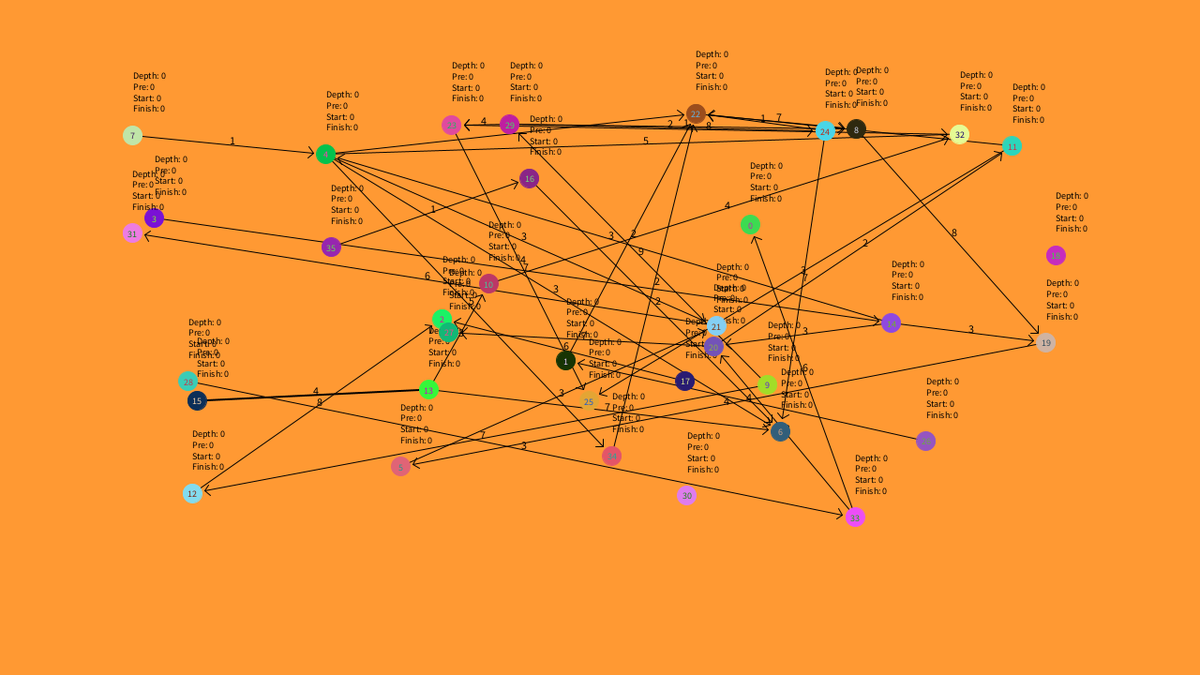
Frame 1 (no input)
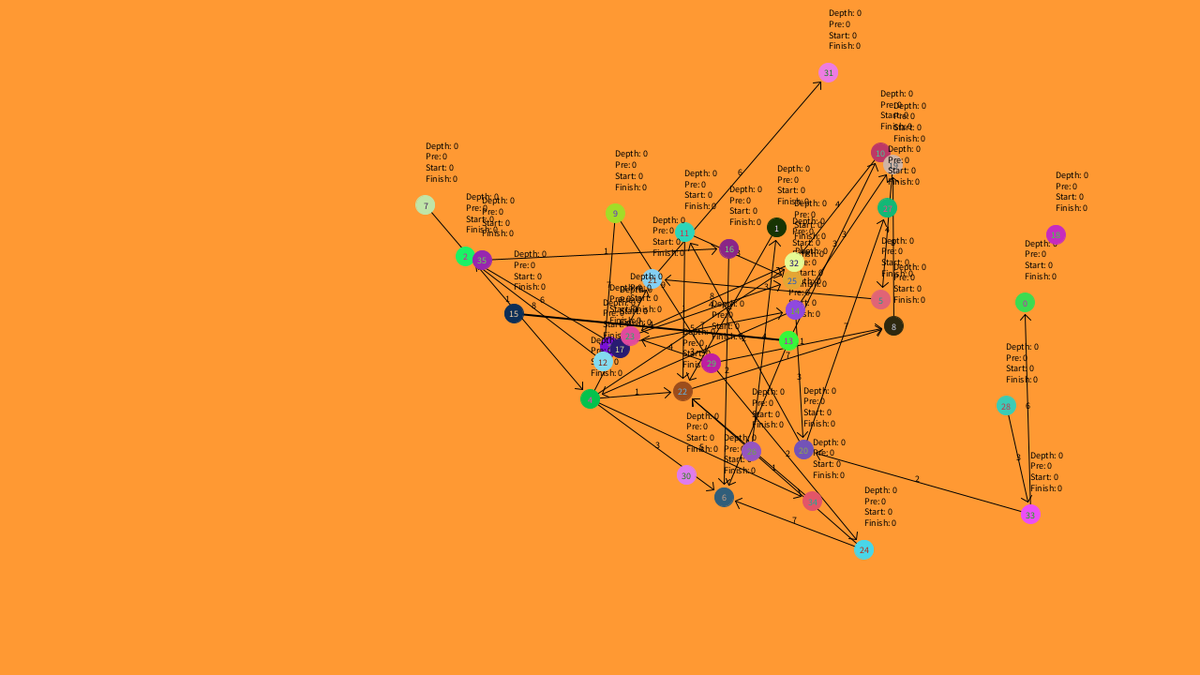
Frame 60 (the mouse pressed at the canvas centre just before this capture)
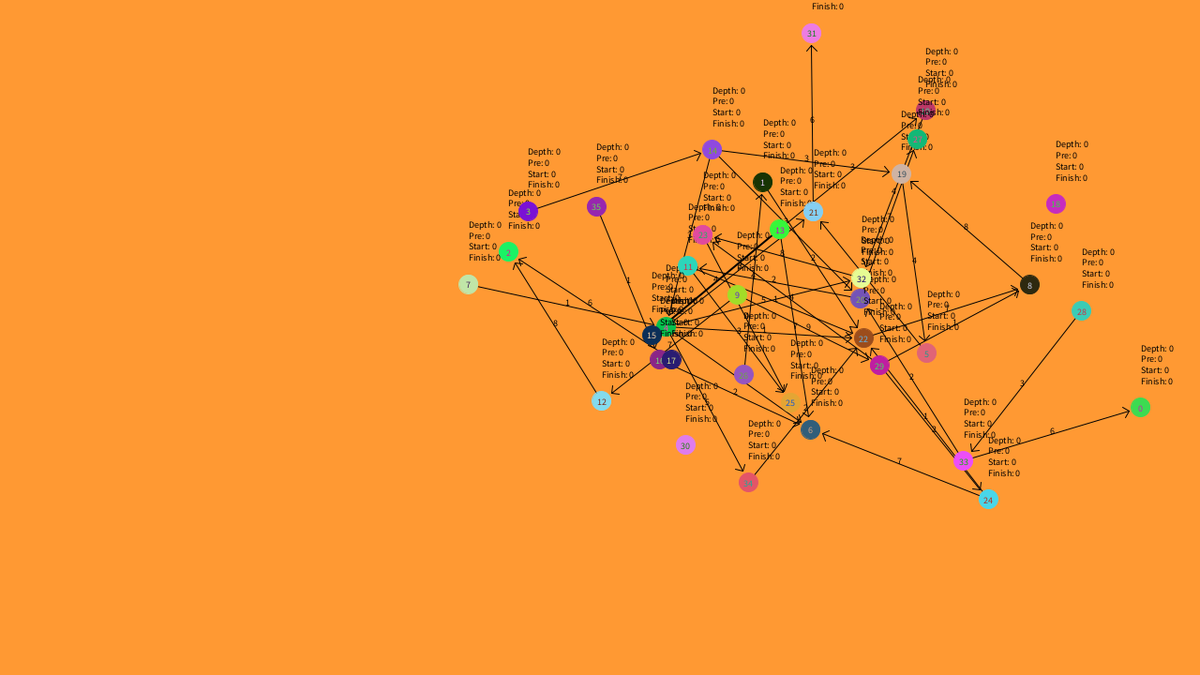
Frame 120 (the mouse held since frame 60 and released just before this capture)

The Processing sketch that drew these frames (run headless with seeded random() and noise(); from frame 60 on, the mouse is pressed at the canvas centre):

// Processing sketch: trees_and_graphs
// ── trees_and_graphs.pde
float t = 0;
float dt = 0.05;

Graph graf = new Graph(36, 1280, 720);

boolean doMotionUpdates = true;
color asdf = #FFFFFF;



void setup() {
  size(1280, 720);
  //graf.printArray();
}



void draw() {
  delay(25);
  background(#FF9933);

  if (doMotionUpdates) { graf.update(dt, t); }
  graf.draww();

  t += dt;
}
// ── graph.pde
class Graph {
  ArrayList<Node> nodes = new ArrayList<Node>();
  FloatList bfsQueue = new FloatList();
  FloatList dfsStack = new FloatList();
  int[][] array; //adjacency matrix (neighbor array)
  int[][] treeArray;
  boolean useTreeArray = false;
  boolean controlToDesPos = false;
  int size;
  float gravity = -10;
  int time = 0;
  
  Graph(){
    size = 0;
    array = null;
  }
  Graph(int n){
    size = n;
    for (int i = 0; i < n; i++) {
      nodes.add(new Node(100 + random(300), 100 + random(300), 8 + random(15), color(random(255), random(256), random(256), 255)));
    }
    array = new int[n][n];
    treeArray = new int[n][n];
    
    for (int i = 0; i < n; i++) {
      for (int j = i; j < n; j++) {
        array[i][j] = (int)(random(100.0) / 50.0);
        treeArray[i][j] = 0;
        if (i == j) {
          array[i][j] = 0;
        }
      }
      for (int j = 0; j < i; j++) {
        array[i][j] = array[j][i];
      }
    }
  }
  Graph(int n, int x, int y){
    size = n;
    for (int i = 0; i < n; i++) {
      nodes.add(new Node(100 + random(x - 200), 100 + random(y - 200), 20 + 0 * random(15), color(random(255), random(256), random(256), 255)));
    }
    array = new int[n][n];
    treeArray = new int[n][n];
    
    for (int i = 0; i < n; i++) {
      for (int j = 0; j < n; j++) {
        array[i][j] = int(random(100.0) / (60.0 + size));
        if (array[i][j] != 0) {
          array[i][j] += int(random(10));
        }
        treeArray[i][j] = 0;
        if (i == j) {
          array[i][j] = 0;
        }
      }
    }
  }
  
  void initGridPoses(){
    int xd = 50;
    int yd = 50;
    int stage = 0;
    int a = 1;
    for (int i = 0; i < size; i++) {
      nodes.get(i).pos.xd = 300 + 2*xd;
      nodes.get(i).pos.yd = 2*yd;
      switch (stage) {
      case 0:
        yd = 50;
        xd += a*50;
        stage = 1;
        break;
      case 1:
        yd += 50;
        if (yd == xd) {
          stage = 2;
        }
        break;
      case 2:
        xd -= 50;
        if (xd == 50) {
          stage = 0;
          a++;
        }
        break;
      }
    }
  }
  
  void initTreePoses(){
    int root = -1;
    int maxDepth = getMaxDepth();
    
    //finding index for the root node of the spanning tree
    for (int i = 0; i < size; i++) {
      if (nodes.get(i).predecessor == 0 && nodes.get(i).depth == 0) {
        root = i;
      }
    }
    
    int[] nodesInEachDepth = new int[maxDepth + 1];
    int[] nodesFinishedInEachDepth = new int[maxDepth + 1];
    
    for (int i = 0; i < size; i++) {
      nodesInEachDepth[nodes.get(i).depth]++;
      nodesFinishedInEachDepth[nodes.get(i).depth] = 0;
    }
    
    FloatList stack = new FloatList();
    stack.append(root);
    int currentNode = -1;
    int treeWidth = width/3;
    int currentDepth = -1;
    
    //traversing the BFS spanning tree from the root down using a stack 
    while (stack.size() != 0) {
      //poping current element from stack
      currentNode = int(stack.get(stack.size() - 1));
      currentDepth = nodes.get(currentNode).depth;
      stack.remove(stack.size() - 1);
      
      //enqueueing all the childs of the current node on stack
      for (int i = 0; i < size; i++) {
        if (treeArray[currentNode][i] != 0 && nodes.get(i).depth > nodes.get(currentNode).depth) {
          stack.append(i);
        }
      }
      
      //setting x-position of the root node
      if (nodes.get(currentNode).predecessor == 0 && nodes.get(currentNode).depth == 0) {
        nodes.get(currentNode).pos.xd = width/2;
      }else{
        //setting x-positions of all other nodes
        nodes.get(currentNode).pos.xd = nodes.get(nodes.get(currentNode).predecessor).pos.xd 
                                        - treeWidth / (2*currentDepth + 1)
                                        + treeWidth * nodesFinishedInEachDepth[currentDepth] / (nodesInEachDepth[currentDepth] * currentDepth + 1)
                                        + treeWidth / (nodesInEachDepth[currentDepth] * currentDepth * 2 + 1);
      }
      //setting y-positions
      nodes.get(currentNode).pos.yd = 100 + 60 * currentDepth;
      
      nodesFinishedInEachDepth[currentDepth]++;
    }
    
    //setting positions of all the nodes in graph not covered by the spanning tree
    int i = 0;
    while (nodesInEachDepth[0] > 1) {
      if (nodes.get(i).depth == 0 && nodes.get(i).predecessor != 0) {
        nodes.get(i).pos.xd = 40;
        nodes.get(i).pos.yd = 700 - 46 * nodesInEachDepth[0]--;
      }
      i++;
    }
  }
  
  void initTopologicalSortPoses(){
    int numberOfNodesInDfs = 0;
    int numberOfNodesNotInDfs = 0;
    
    for (int i = 0; i < size; i++) {
      if (nodes.get(i).start != 0) {
        numberOfNodesInDfs++;
      }else{
        numberOfNodesNotInDfs++;
      }
    }
    
    int[] nodesInDfs = new int[numberOfNodesInDfs];
    int[] nodesNotInDfs = new int[numberOfNodesNotInDfs];
    
    int k = 0; int l = 0;
    for (int i = 0; i < size; i++) {
      if (nodes.get(i).start != 0) {
        nodesInDfs[k++] = i;
      }else{
        nodesNotInDfs[l++] = i;
      }
    }
    
    //sort the nodes after finish time in decresing order
    //via selection sort, for now
    int biggestFinishTime = 0;
    int biggestNodeIndex = 0;
    
    for (int i = 0; i < numberOfNodesInDfs; i++) {
      //finding node with biggest finish time
      for (int j = i; j < numberOfNodesInDfs; j++) {
        
        if (biggestFinishTime < nodes.get(nodesInDfs[j]).finish) {
          biggestFinishTime = nodes.get(nodesInDfs[j]).finish;
          biggestNodeIndex = j;
        }
      }
      //setting that node to the beginning of the unsorted part of the array
      
      //int temp = nodesInDfs[i];
      biggestFinishTime = nodesInDfs[i];
      nodesInDfs[i] = nodesInDfs[biggestNodeIndex];
      nodesInDfs[biggestNodeIndex] = biggestFinishTime;
    }
    
    //now that the nodes are sorted by decreasing finish time, set the positions of each node
    for (int i = 0; i < numberOfNodesInDfs; i++) {
      nodes.get(nodesInDfs[i]).pos.xd = width * (i + 1) / (numberOfNodesInDfs + 1);
      nodes.get(nodesInDfs[i]).pos.yd = height / 2 + height * sin(i) * sqrt(i) * pow(-1, i) / numberOfNodesInDfs;
      //nodes.get(nodesInDfs[i]).pos.yd = height / 2 + height * sin(i) * pow(-1, i) / numberOfNodesInDfs;
    }
    
    for (int i = 0; i < numberOfNodesNotInDfs; i++) {
      nodes.get(nodesNotInDfs[i]).pos.xd = width * (i + 1) / (numberOfNodesNotInDfs + 1);
      nodes.get(nodesNotInDfs[i]).pos.yd = 640;
    }
    
  }
    
  void initGridEdges(){
    for (int i = 0; i < size; i++) {
      for (int j = 0; j < size; j++) {
        array[i][j] = 0;
      }
    }
    
    float largestSquareNumber = int(sqrt(size));
    int k = 0; int l = 1;
    int m = 0; int n = 1;
    
    for (int i = 2; i <= largestSquareNumber; i++) {
      m++;
      n++;
      for (int j = 0; j < i-1; j++) {
        array[k++][l++] = 1;
        array[m++][n++] = 1;
      }
      k--; l++;
      for (int j = 0; j < i-1; j++) {
        array[k++][l++] = 1;
        array[m++][n++] = 1;
      }
    }
    
    print(m, n);
    for (int i = 0; i < size; i++) {
      for (int j = 0; j < i; j++) {
        array[i][j] = array[j][i];
      }
    }
  }
  
  void toggleArray(){
    useTreeArray = !useTreeArray;
  }
  void toggleUpdate(){
    for (int i = 0; i < size; i++) {
      nodes.get(i).pos.vx += random(40) - 20;
      nodes.get(i).pos.vy += random(40) - 20;
    }
    controlToDesPos = !controlToDesPos;
  }
  
  void drawEdge(int[][] adjMat, int i, int j){
    strokeWeight(1);
    //stroke(0);
    fill(0);
    
    //line if edge goes both ways
    if (adjMat[i][j] != 0 && adjMat[j][i] != 0) {
      strokeWeight(2);
      line(nodes.get(i).pos.x, nodes.get(i).pos.y, nodes.get(j).pos.x, nodes.get(j).pos.y);
      
      //drawing edge length/capacity
      text(str(adjMat[i][j]), (nodes.get(i).pos.x + nodes.get(j).pos.x)/2, (nodes.get(i).pos.y + nodes.get(j).pos.y)/2);
    //arrow if line goes one way
    }else if (adjMat[i][j] != 0) {
      
      int arrowheadSize = 8;
      float dx = nodes.get(j).pos.x - nodes.get(i).pos.x;
      float dy = nodes.get(j).pos.y - nodes.get(i).pos.y;
      float distance = sqrt(dx*dx + dy*dy);
      dx = dx / distance;
      dy = dy / distance;
      float t = 1 - nodes.get(j).r/(1.5 * distance);
      
      //drawing arrow-line
      line(nodes.get(i).pos.x, nodes.get(i).pos.y, nodes.get(i).pos.x + t*dx*distance, nodes.get(i).pos.y + t*dy*distance);
      
      //drawing arrow-head
      line(nodes.get(i).pos.x + t*dx*distance, nodes.get(i).pos.y + t*dy*distance, nodes.get(i).pos.x + t*dx*distance + arrowheadSize * (dy - dx)/sqrt(2), nodes.get(i).pos.y + t*dy*distance - arrowheadSize * (dx + dy)/sqrt(2));
      line(nodes.get(i).pos.x + t*dx*distance, nodes.get(i).pos.y + t*dy*distance, nodes.get(i).pos.x + t*dx*distance - arrowheadSize * (dx + dy)/sqrt(2), nodes.get(i).pos.y + t*dy*distance + arrowheadSize * (dx - dy)/sqrt(2));
      
      //drawing edge length/capacity
      text(str(adjMat[i][j]), nodes.get(i).pos.x + dx*distance/2, nodes.get(i).pos.y + dy*distance/2);
      
    }else if (adjMat[j][i] != 0) {
      
      int arrowheadSize = 8;
      float dx = nodes.get(i).pos.x - nodes.get(j).pos.x;
      float dy = nodes.get(i).pos.y - nodes.get(j).pos.y;
      float distance = sqrt(dx*dx + dy*dy);
      dx = dx / distance;
      dy = dy / distance;
      float t = 1 - nodes.get(i).r/(1.5 * distance);
      
      line(nodes.get(j).pos.x, nodes.get(j).pos.y, nodes.get(j).pos.x + t*dx*distance, nodes.get(j).pos.y + t*dy*distance);
      
      line(nodes.get(j).pos.x + t*dx*distance, nodes.get(j).pos.y + t*dy*distance, nodes.get(j).pos.x + t*dx*distance + arrowheadSize * (dy - dx)/sqrt(2), nodes.get(j).pos.y + t*dy*distance - arrowheadSize * (dx + dy)/sqrt(2));
      line(nodes.get(j).pos.x + t*dx*distance, nodes.get(j).pos.y + t*dy*distance, nodes.get(j).pos.x + t*dx*distance - arrowheadSize * (dx + dy)/sqrt(2), nodes.get(j).pos.y + t*dy*distance + arrowheadSize * (dx - dy)/sqrt(2));
      
      //drawing edge length/capacity
      text(str(adjMat[j][i]), nodes.get(j).pos.x + dx*distance/2, nodes.get(j).pos.y + dy*distance/2);
    }
  }
  
  void draww(){
    stroke(0, 0, 0, 255);
    for (int i = 0; i < size; i++) {
      for (int j = i; j < size; j++) {
        if (useTreeArray) {
          drawEdge(treeArray, i, j);
        } else {
          drawEdge(array, i, j);
        }
      }
    }
    
    for (int i = 0; i < size; i++) {
      nodes.get(i).draww(i);
    }
  }
  
  void update(float dt, float t){
    for (int i = 0; i < size; i++) {
      
      if (controlToDesPos) {
        nodes.get(i).updateDesPos(dt);
      }else{
        float Fx = 0;
        float Fy = 0;
      
        for (int j = 0; j < size; j++) {
          float ix = nodes.get(i).pos.x;
          float iy = nodes.get(i).pos.y;
          float jx = nodes.get(j).pos.x;
          float jy = nodes.get(j).pos.y;
          
          float d = sqrt( (ix - jx) * (ix - jx) + (iy - jy) * (iy - jy) ); //distance between node i and j
          
          float unitx = (ix - jx) / (d + 0.0001);
          float unity = (iy - jy) / (d + 0.0001);
          
          if (d < 40.0) {
            Fx += 57 * unitx / (abs(d) + 0.01);
            Fy += 57 * unity / (abs(d) + 0.01);
          }
          
          if (useTreeArray) {
            if (treeArray[i][j] != 0 || treeArray[j][i] != 0) {
              //linear spring force
              //Fx -= unitx * (d - 200);
              //Fy -= unity * (d - 200);
              //power of 1.5 spring force
              Fx -= unitx * (d - 200) * sqrt(abs(d - 200));
              Fy -= unity * (d - 200) * sqrt(abs(d - 200));
              //square spring force
              //Fx -= unitx * (d - 200) * (d - 200) * (d - 200) / abs(d - 200);
              //Fy -= unity * (d - 200) * (d - 200) * (d - 200) / abs(d - 200);
              //cubic spring force
              //Fx -= unitx * (d - 200) * (d - 200) * (d - 200);
              //Fy -= unity * (d - 200) * (d - 200) * (d - 200);
            }
          }else{
            if (array[i][j] != 0 || array[j][i] != 0) {
              //linear spring force
              //Fx -= unitx * (d - 200);
              //Fy -= unity * (d - 200);
              //power of 1.5 spring force
              Fx -= unitx * (d - 200) * sqrt(abs(d - 200));
              Fy -= unity * (d - 200) * sqrt(abs(d - 200));
              //square spring force
              //Fx -= unitx * (d - 200) * (d - 200) * (d - 200) / abs(d - 200);
              //Fy -= unity * (d - 200) * (d - 200) * (d - 200) / abs(d - 200);
              //cubic spring force
              //Fx -= unitx * (d - 200) * (d - 200) * (d - 200);
              //Fy -= unity * (d - 200) * (d - 200) * (d - 200);
            }
          }
        }
        
        Fx -= 0.9 * nodes.get(i).pos.vx;
        Fy -= 0.9 * nodes.get(i).pos.vy - gravity;
        
        nodes.get(i).update(Fx, Fy, dt);
        
        float r = nodes.get(i).r / 2;
        if(nodes.get(i).pos.y + r > 720){
          nodes.get(i).pos.y = 720 - r;
          nodes.get(i).pos.vy *= -1;
        }else if (nodes.get(i).pos.y - r < 0) {
          nodes.get(i).pos.y = r;
          nodes.get(i).pos.vy *= -1;
        }
        
        if(nodes.get(i).pos.x - r < 0){
          nodes.get(i).pos.x = r;
          nodes.get(i).pos.vx *= -1;
        }else if (nodes.get(i).pos.x + r > 1280) {
          nodes.get(i).pos.x = 1280 - r;
          nodes.get(i).pos.vx *= -1;
        }
      }
    }
  }
  
  void initBfs(){
    for (int i = 0; i < size; i++) {
      for (int j = 0; j < size; j++) {
        treeArray[i][j] = 0;
      }
      nodes.get(i).rgba = #FFFFFF;
      nodes.get(i).predecessor = -1;
      //nodes.get(i).depth = 2147483647; //max values storable in an signed int
      //nodes.get(i).depth = -1;
      nodes.get(i).depth = 0;
    }
    bfsQueue.clear();
    int i = (int)random(size);
    nodes.get(i).rgba = #888888;
    nodes.get(i).predecessor = 0;
    nodes.get(i).depth = 0;
    bfsQueue.append(i);
  }

  void nextBfsStep(){
    /* Unknown node: White, #FFFFFF
     * Discovered and enqueued: Grey, #888888
     * Dequeued: Black, #000000
     */
    
    //getting first node in queue
    if (bfsQueue.size() != 0) {
      int currentNode = int(bfsQueue.get(0));
      //iterating through every other node
      for (int i = 0; i < size; i++) {
        //if the node is a neighbor and has not been seen before,
        if (array[currentNode][i] != 0 && nodes.get(i).rgba == #FFFFFF) {
          //add it to the queue,
          bfsQueue.append(i);
          //and set its color to "in queue" (grey).
          nodes.get(i).rgba = #888888;
          nodes.get(i).depth = nodes.get(currentNode).depth + 1;
          nodes.get(i).predecessor = currentNode;
          
          treeArray[currentNode][i] = array[currentNode][i];
          //treeArray[i][currentNode] = 1;
        }
      }
      //set the first node in queue to visited
      nodes.get(currentNode).rgba = #000000;
      //and remove it from the queue
      bfsQueue.remove(0);
      println("Node ID: ", currentNode, " Node Depth: ", int(nodes.get(currentNode).depth), " Node Predecessor ID: ", int(nodes.get(currentNode).predecessor));
    }
    
    if (bfsQueue.size() == 0) {
      println("bfs Finished");
      //printTreeArray();
      colorNodesByDepth();
    }
  }
  
  void initDfs(){
    for (int i = 0; i < size; i++) {
      for (int j = 0; j < size; j++) {
        treeArray[i][j] = 0;
      }
      nodes.get(i).rgba = #ffffff;
      nodes.get(i).predecessor = -1;
      nodes.get(i).start = 0;
      nodes.get(i).finish = 0;
    }
    time = 0;
  }
  
  void dfs(){
    initDfs();
    dfsvisit(int(random(size)));
  }
  
  void dfsvisit(int currentNode) {
    time += 1;
    nodes.get(currentNode).start = time;
    nodes.get(currentNode).rgba = #888888;
    for (int i = 0; i < size; i++) {
      if (array[currentNode][i] != 0) {
        if (nodes.get(i).rgba == #ffffff) {
          nodes.get(i).predecessor = currentNode;
          
          treeArray[currentNode][i] = array[currentNode][i];
          
          dfsvisit(i);
        }
      }
    }
    nodes.get(currentNode).rgba = #000000;
    time += 1;
    nodes.get(currentNode).finish = time;
  }
  
  // dfs implemented using no recursion and a stack. possible?
  void dfsStack(){
    dfsStack.append(int(random(size)));
    
    int currentNode = -1;
    
    while(dfsStack.size() != 0){
      currentNode = int(dfsStack.get(int(dfsStack.size() - 1)));
      dfsStack.remove(int(dfsStack.size() - 1));
      
      nodes.get(currentNode).rgba = 
      nodes.get(currentNode).start = ++time;
      
      //while not iterated through alle possible neighbors and not yet found a new neighbor
        //try to find a new neighbor
        //if found, set a variable to true
        
      //if variable == true, push the new neighbor on stack
      //it not true, pop current node off stack
      
      
      nodes.get(currentNode).finish = ++time;
      
    }
  }
  
  void printArray(){
    for (int i = 0; i < size; i++) {
      for (int j = 0; j < size; j++) {
        //array[i][j] = i+j;
        print(array[i][j], "  ");
      }
      println("");
    }
  }
  void printTreeArray(){
    for (int i = 0; i < size; i++) {
      for (int j = 0; j < size; j++) {
        //array[i][j] = i+j;
        print(treeArray[i][j], "  ");
      }
      println("");
    }
  }
  void colorNodesByDepth(){
    int maxDepth = getMaxDepth();
    int greyscale = 0;
    for (int i = 0; i < size; i++) {
      //greyscale = 255 * (maxDepth - nodes.get(i).depth) / maxDepth;
      greyscale = 205 * nodes.get(i).depth / (maxDepth + 1) + 20;
      nodes.get(i).rgba = color(greyscale,greyscale,greyscale,255);
    }
  }
  
  int getMaxDepth(){
    int maxDepth = 0;
    for (int i = 0; i < size; i++) {
      if (maxDepth < nodes.get(i).depth) {
        maxDepth = nodes.get(i).depth;
      }
    }
    
    return maxDepth;
  }
}

void test(){
  println("works");
}
// ── input.pde


void keyPressed() {
  
  switch(key) {
  case '1':
    graf.initBfs();
    break;
  case '2':
    graf.nextBfsStep();
    break;
  case '3':
    graf.toggleArray();
    break;
  case '4':
    graf.toggleUpdate();
    break;
  case '5':
    graf.initGridEdges();
    break;
  case '6':
    graf.initGridPoses();
    break;
  case '7':
    graf.initTreePoses();
    break;
  case '8':
    graf.initTopologicalSortPoses();
    break;
    
  case 'q':
    graf.dfs();
    break;
    
  case 'u':
    doMotionUpdates = !doMotionUpdates;
    break;
  case 'g':
    if (graf.gravity == 0) {
      graf.gravity = -10;
    } else {
      graf.gravity = 0;
    }
    break;
  }
}
// ── node.pde
class Particle {
  float x;
  float y;
  float vx;
  float vy;
  float q;
  float m;
  float life;
  float xd;
  float yd;
  
  Particle() {
    x = 10;
    y = 10;
    vx = 0;
    vy = 0;
    q = 0;
    m = 1;
    life = 1;
    xd = 10;
    yd = 10;
  }
  Particle(float X, float Y) {
    x = X;
    y = Y;
    vx = 0;
    vy = 0;
    q = 0;
    m = 1;
    life = 1;
    xd = X;
    yd = Y;
  }
  Particle(float X, float Y, float Vx, float Vy) {
    x = X;
    y = Y;
    vx = Vx;
    vy = Vy;
    q = 0;
    m = 1;
    life = 1;
    xd = X;
    yd = Y;
  }
  Particle(float X, float Y, float Vx, float Vy, float Life) {
    x = X;
    y = Y;
    vx = Vx;
    vy = Vy;
    q = 0;
    m = 1;
    life = Life;
    xd = X;
    yd = Y;
  }
  void update(float ax, float ay, float dt){
    vx += dt * ax / m;
    vy += dt * ay / m;
    x += dt * vx;
    y += dt * vy;
    life -= dt;
  }
  void updateToDesPos(float dt){
    float ax = 2 * (xd - x) - 1.98 * vx;
    float ay = 2 * (yd - y) - 1.98 * vy;
    vx += dt * ax / m;
    vy += dt * ay / m;
    x += dt * vx;
    y += dt * vy;
    life -= dt;
  }
}

//#################################################################

class Node {
  Particle pos;
  float r;
  color rgba;
  
  int depth;
  int predecessor;
  
  int start = 0;
  int finish = 0;
  
  Node(){
    pos = new Particle();
    r = 3;
    rgba = #990022;
    depth = 0;
    predecessor = 0;
  }
  Node(float x, float y, float R, color Rgba){
    pos = new Particle(x, y);
    r = R;
    rgba = Rgba;
    depth = 0;
    predecessor = 0;
  }
  
  void update(float ax, float ay,float dt){
    pos.update(ax, ay, dt);
  }
  void updateDesPos(float dt){
    pos.updateToDesPos(dt);
  }
  void draww(int index){
    stroke(rgba);
    fill(rgba);
    textSize(10);
    ellipse(pos.x, pos.y, r, r);
    fill(0,0,0,255);
    textAlign(LEFT);
    text("Depth: " + str(depth) + "\nPre: " + str(predecessor) + "\nStart: " + str(start) + "\nFinish: " + str(finish), pos.x, pos.y - 3*r);
    fill(255 - red(rgba), 255 - green(rgba), 255 - blue(rgba), 255);
    textAlign(CENTER);
    text(str(index), pos.x, pos.y + 4);
  }
}
